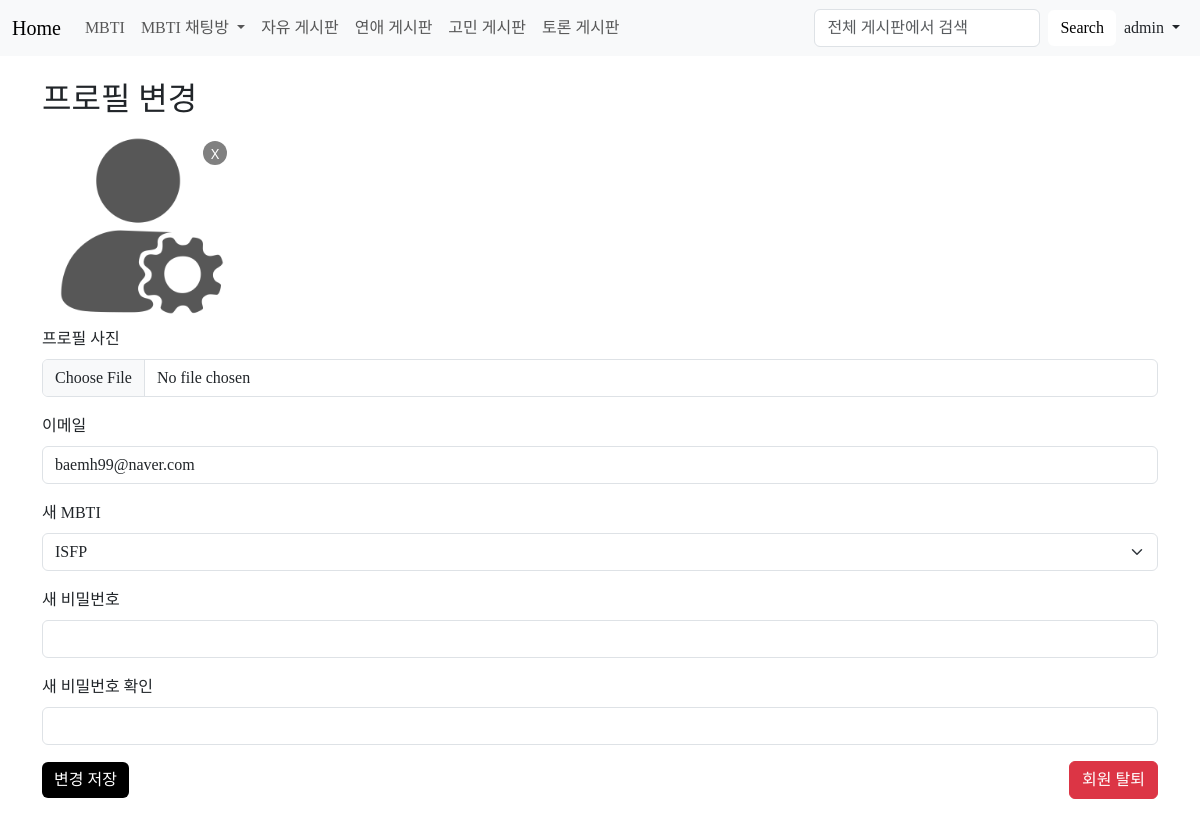
The app's page /profile (signed in) with its own data.
### web/models.py (models this page shows)
class User(db.Model):
    id = db.Column(db.Integer, primary_key=True)
    user_id = db.Column(db.String(80), nullable=False, unique=True)
    email = db.Column(db.String(120), nullable=False, unique=True)
    password = db.Column(db.String(120), nullable=False)
    mbti = db.Column(db.String(10), nullable=True)
    profile_image = db.Column(db.String(200), nullable=True)
    reset_token = db.Column(db.String(100), nullable=True)
    posts = db.relationship('Post', backref='author', lazy=True)
    comments = db.relationship('Comment', backref='author', lazy=True)
    recommendations = db.relationship('Recommendation', backref='user', lazy=True)
    messages_sent = db.relationship('Message', backref='sender', lazy=True, foreign_keys='Message.sender_id')
    messages_received = db.relationship('Message', backref='recipient', lazy=True, foreign_keys='Message.recipient_id')
    chat_messages = db.relationship('ChatMessage', backref='author', lazy=True)

### web/routes.py (the view, shortened to what this page needs)
@app.route('/profile', methods=['GET', 'POST'])
def profile():
    if 'user_id' not in session:
        flash('로그인이 필요합니다.', 'danger')
        return redirect(url_for('login'))
    user = User.query.filter_by(user_id=session['user_id']).first()
    return render_template('profile.html', user=user)

### web/routes.py (called while the page is built)
@app.before_request
def before_request():
    if 'user_id' in session:
        user_id = session['user_id']
        session['unread_count'] = Message.query.filter_by(recipient_id=user_id, is_read=False).count()
    else:
        session['unread_count'] = 0

### web/templates/profile.html (shortened to what this page needs)
<!DOCTYPE html>
<html lang="en">
<head>
    <link rel="stylesheet" href="{{url_for('static',filename='css/bootstrap.css')}}">
    <link rel="stylesheet" href="{{url_for('static',filename='css/font.css')}}">
    <link rel="stylesheet" href="{{url_for('static',filename='css/box.css')}}">
</head>
<body>
    {% include 'navbar.html' %}
    <div class="container my-4">
        <h2 style="font-family: 'TTLaundryGothic';">프로필 변경</h2>
        <div class="profile-image-container">
            {% if user.profile_image %}
                <img src="{{ url_for('static', filename=user.profile_image) }}" alt="프로필 이미지">
                <button class="close-btn" onclick="removeProfileImage()">X</button>
            {% else %}
                <p style="font-family: 'TTLaundryGothic';">프로필 이미지가 없습니다.</p>
            {% endif %}
        </div>
        <form id="profileForm" method="POST" enctype="multipart/form-data" action="{{ url_for('profile') }}">
            <div class="mb-3">
                <label for="profilePicture" class="form-label" style="font-family: 'TTLaundryGothic';">프로필 사진</label>
                <input type="file" class="form-control" name="profile_picture" id="profilePicture" style="font-family: 'TTLaundryGothic';">
            </div>
            <div class="mb-3">
                <label for="email" class="form-label" style="font-family: 'TTLaundryGothic';">이메일</label>
                <input type="email" class="form-control" name="email" id="email" value="{{ user.email }}" style="font-family: 'TTLaundryGothic';">
            </div>
            <div class="mb-3">
                <label for="mbti" class="form-label" style="font-family: 'TTLaundryGothic';">새 MBTI</label>
                <select class="form-select" name="mbti" id="mbti" style="font-family: 'TTLaundryGothic';">
                    {% for type in ['ISFP', 'ISFJ', 'ISTP', 'ISTJ', 'INFP', 'INFJ', 'INTP', 'INTJ', 'ESFP', 'ESFJ', 'ESTP', 'ESTJ', 'ENFP', 'ENFJ', 'ENTP', 'ENTJ'] %}
                    <option value="{{ type }}" {% if user.mbti == type %}selected{% endif %}>{{ type }}</option>
                    {% endfor %}
                </select>
            </div>
            <div class="mb-3">
                <label for="newPassword" class="form-label" style="font-family: 'TTLaundryGothic';">새 비밀번호</label>
                <input type="password" class="form-control" name="newPassword" id="newPassword">
            </div>
            <div class="mb-3">
                <label for="confirmPassword" class="form-label" style="font-family: 'TTLaundryGothic';">새 비밀번호 확인</label>
                <input type="password" class="form-control" name="confirmPassword" id="confirmPassword">
            </div>
            <div class="button-container">
                <form method="POST" action="{{ url_for('profile') }}">
                    <button type="submit" class="btn btn-primary" id="write-btn" style="font-family: 'TTLaundryGothic';">변경 저장</button>
                </form>
                <form method="POST" action="{{ url_for('delete_account') }}" style="display: inline;">
                    <button type="submit" class="btn btn-danger" style="font-family: 'TTLaundryGothic';">회원 탈퇴</button>
                </form>
            </div>
        </form>
    </div>
</body>
</html>

### web/templates/navbar.html (shortened to what this page needs)
<nav class="navbar navbar-expand-lg bg-body-tertiary">
    <div class="container-fluid">
        <a class="navbar-brand" href="/" style="font-family: 'TTLaundryGothic';">Home</a>
        <div class="collapse navbar-collapse d-flex justify-content-between" id="navbarSupportedContent">
            <ul class="navbar-nav me-auto mb-2 mb-lg-0">
                <li class="nav-item dropdown">
                    <a class="nav-link" href="#" role="button" data-bs-toggle="dropdown" aria-expanded="false" style="font-family: 'TTLaundryGothic';">
                        MBTI
                    </a>
                </li>
                <li class="nav-item dropdown">
                    <a class="nav-link dropdown-toggle" href="#" role="button" data-bs-toggle="dropdown" aria-expanded="false" style="font-family: 'TTLaundryGothic';">
                        MBTI 채팅방
                    </a>
                </li>
                <li class="nav-item"><a class="nav-link" href="/free" style="font-family: 'TTLaundryGothic';">자유 게시판</a></li>
                <li class="nav-item"><a class="nav-link" href="/love" style="font-family: 'TTLaundryGothic';">연애 게시판</a></li>
                <li class="nav-item"><a class="nav-link" href="/concern" style="font-family: 'TTLaundryGothic';">고민 게시판</a></li>
                <li class="nav-item"><a class="nav-link" href="/discussion" style="font-family: 'TTLaundryGothic';">토론 게시판</a></li>
            </ul>
            <form class="d-flex" action="{{ url_for('search_all') }}" method="get" style="align-items: center;">
                <input class="form-control me-2" type="search" name="search" placeholder="전체 게시판에서 검색" aria-label="Search" style="font-family: 'TTLaundryGothic';">
                <button class="btn btn-outline-secondary search-btn" type="submit" style="font-family: 'TTLaundryGothic';">Search</button>
            </form>
            <ul class="navbar-nav">
              {% if not session.get('user_id') %}
                  <li class="nav-item">
                      <a class="nav-link" href="/login" style="font-family: 'TTLaundryGothic';">Login</a>
                  </li>
              {% else %}
                  <li class="nav-item dropdown">
                      <a class="nav-link dropdown-toggle" href="#" role="button" data-bs-toggle="dropdown" aria-expanded="false"
                         style="font-family: 'TTLaundryGothic'; color: {% if session['unread_count'] > 0 %}red{% else %}inherit{% endif %};">
                          {{ session.get('user_id') }}
                      </a>
                  </li>
              {% endif %}
          </ul>
        </div>
    </div>
</nav>

### web/static/css/box.css (style rules this page uses)
.search-btn { background-color: white; color: black; border: none; cursor: pointer; font-family: 'TTLaundryGothic'; }
#write-btn { background-color: #000; color: #fff; border: none; cursor: pointer; }

### web/templates/profile.html (style rules this page uses)
.close-btn { position: absolute; top: 15px; right: 15px; background-color: gray; color: white; border: none; border-radius: 50%; width: 24px; height: 24px; cursor: pointer; font-size: 14px; display: flex; align-items: center; justify-content: center; }
.profile-image-container { position: relative; display: inline-block; width: 200px; height: 200px; }
.profile-image-container img { width: 100%; height: 100%; object-fit: cover; border-radius: 8px; }
.button-container { display: flex; justify-content: space-between; align-items: center; }

### records on screen
User: get "admin", profile_image (picture), email "baemh99@naver.com", mbti "ISFP"
